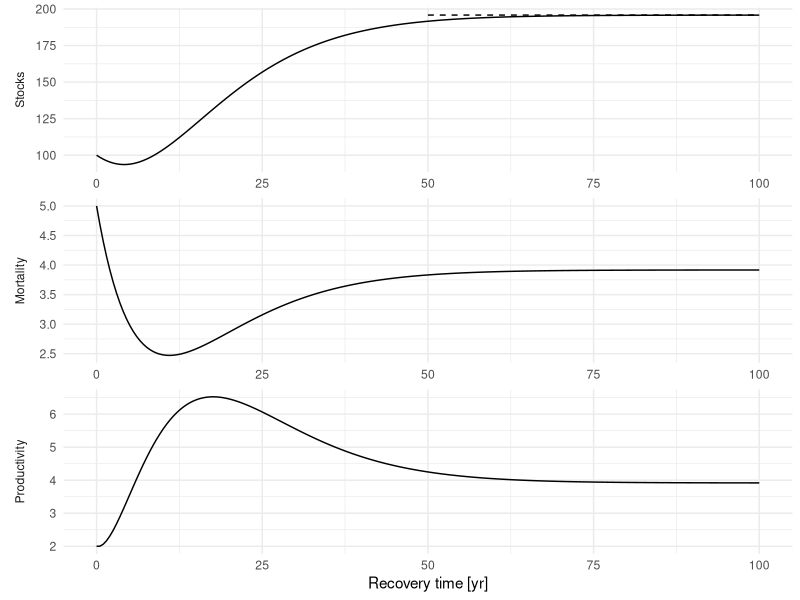

Here is the R script that generated this plot:
## ---- chunk 1
#| message: false
#| warning: false
library(tidyverse)
## ---- chunk 2
agb0 <- 100
tau <- 15
delta <- 4
alpha <- 3
lambda <- 0.2
omega <- 0.02

agbinf <- agb0 + exp(2) / 4 * delta * tau - alpha / lambda

stp <- function(time, delta, tau) {
  delta * (time / tau * exp(1 - time / tau))^2
}
stocks <- function(time, y0, delta, tau, lambda, alpha) {
  y0 + delta * tau * exp(2) / 4 -
    delta * exp((1 - time / tau) * 2) *
      (time^2 / (2 * tau) + time / 2 + tau / 4) -
    alpha / lambda * (1 - exp(-lambda * time))
}

facet_labs <- c(
  "agb" = "Stocks",
  "prod" = "Productivity",
  "mort" = "Mortality"
)
ann_segment <- data.frame(
  t = 50, tinf = 100, value = agbinf, name = "agb"
)

data.frame(t = seq(0, 100, length.out = 200)) |>
  mutate(
    prod = stp(t, delta, tau) +
      omega * stocks(t, agb0, delta, tau, lambda, alpha),
    mort = alpha * exp(-lambda * t) +
      omega * stocks(t, agb0, delta, tau, lambda, alpha),
    agb = stocks(t, agb0, delta, tau, lambda, alpha)
  ) |>
  pivot_longer(-t) |>
  ggplot(aes(t, value)) +
  geom_segment(data = ann_segment, aes(xend = tinf), lty = 2) +
  geom_line() +
  facet_wrap(~name,
    scales = "free", nrow = 3,
    labeller = labeller(name = facet_labs),
    strip.position = "left"
  ) +
  labs(x = "Recovery time [yr]", y = NULL) +
  theme_minimal() +
  theme(strip.placement = "outside")
